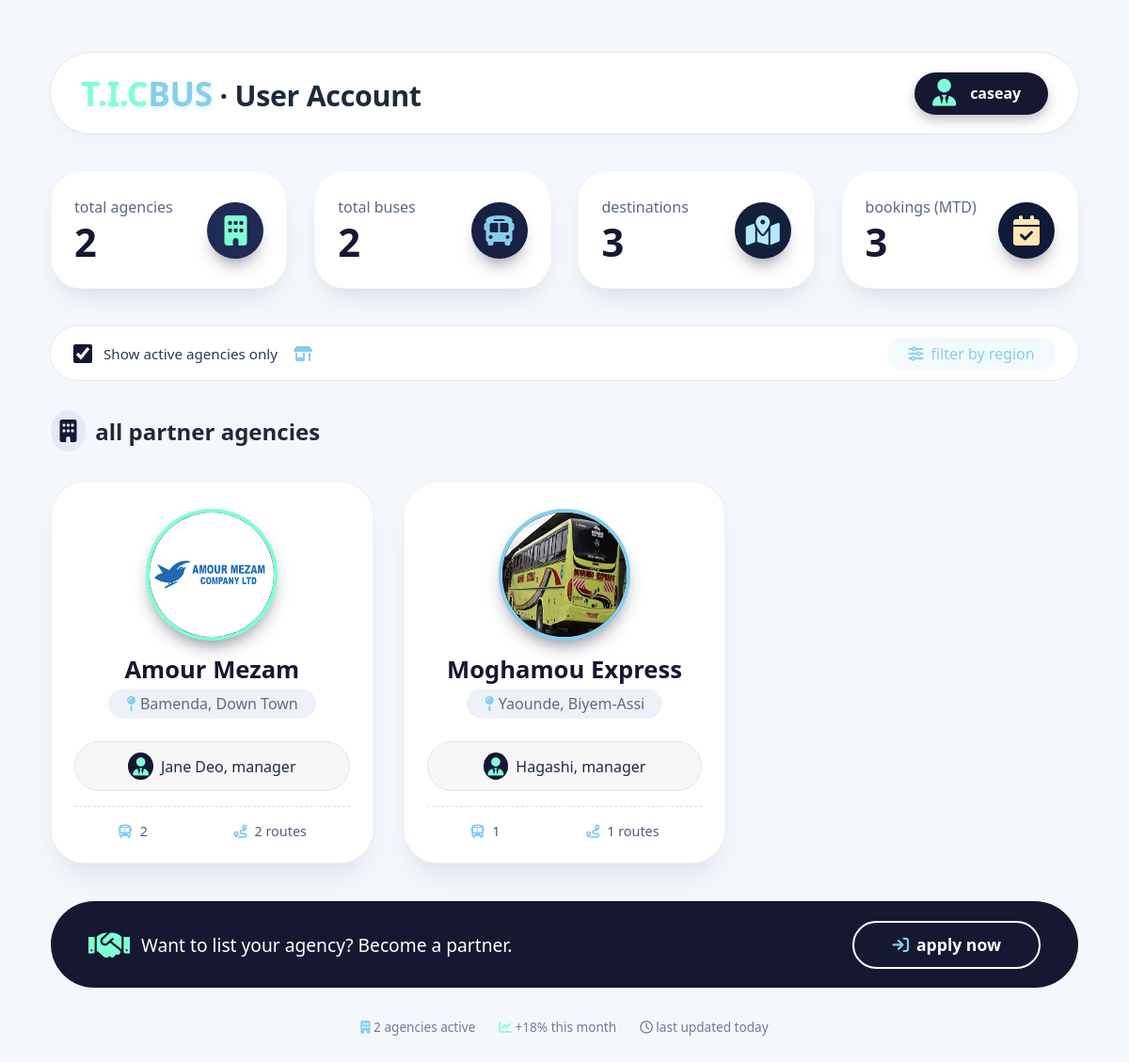
The app's page /index/ (signed in), older data.
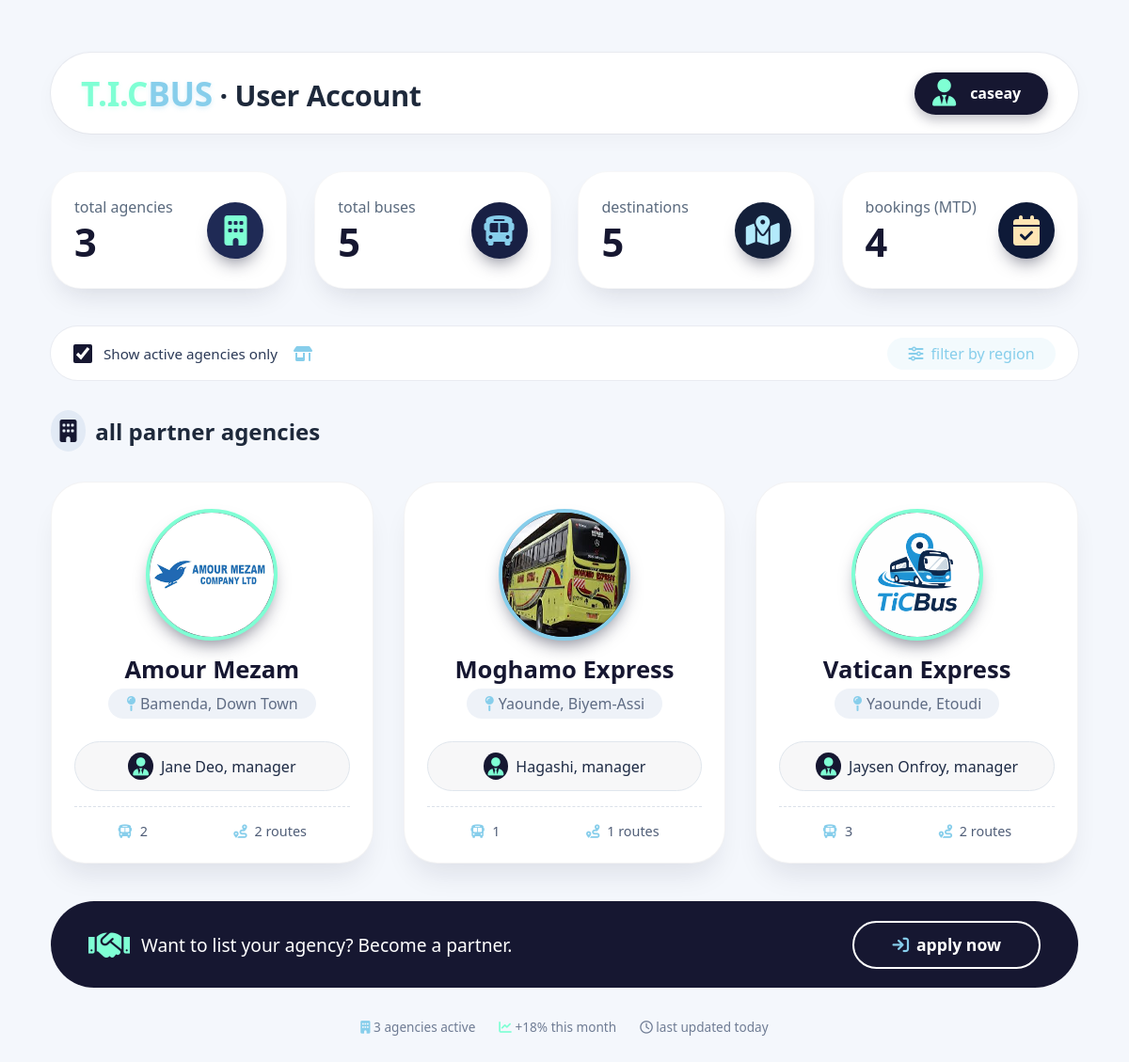
The same page, newer data.
### booking/models.py (models this page shows, shortened)
class User(AbstractUser):
    username = models.CharField(max_length=50, unique=True)
    fullname = models.CharField(max_length=50, blank=True)
    email = models.EmailField(max_length=254, unique=True, blank=False, null=False)

class Agency(models.Model):
    agency_logo = models.ImageField(upload_to='agencies_logos', default='1384014.png')
    agency_name = models.CharField(max_length=50, unique=True, null=False)
    total_bus = models.IntegerField(default=5, null=False, blank=False)
    agency_description = models.TextField()
    ceo_name = models.CharField(max_length=50, null=False)
    manager_name = models.CharField(max_length=50, null=True)
    date_created = models.DateField()
    location = models.CharField(max_length=50)

### booking/views.py (the view)
# urls.py: path('index/', index, name="index"),
@login_required(login_url='login')
def index(request):
    total_agencies = Agency.objects.count()
    total_buses = Bus.objects.count()
    total_bookings = Booking.objects.count()
    total_destinations = Route.objects.count()
    agencies = Agency.objects.annotate(
        unique_agency_total_bus=Count('buses'),
        total_routes=Count('buses__route')
    )
    context = {
        'total_agencies': total_agencies,
        'total_buses': total_buses,
        'total_destinations': total_destinations,
        'total_bookings': total_bookings,
        'agencies': agencies,
    }
    return render(request, 'pages/index.html', context)

### templates/pages/index.html (shortened to what this page needs)
<!DOCTYPE html>
<html lang="en">
<head>
  <link rel="stylesheet" href="https://cdnjs.cloudflare.com/ajax/libs/font-awesome/6.0.0-beta3/css/all.min.css">
</head>
<body>
  <div class="dashboard">
    <div class="greeting">
      <h1>
        <span class="tic">T.I.C</span><span class="bus">BUS</span> · User Account
      </h1>
      <div class="user-profile">
        <i class="fas fa-user-tie"></i>
        <div class="user-text">
          <span class="name">{{request.user.username}}</span>
        </div>
      </div>
    </div>
    <div class="stat-grid">
      <div class="stat-card">
        <div class="stat-left">
          <h3>total agencies</h3>
          <div class="value">{{total_agencies}}</div>
        </div>
        <div class="stat-icon"><i class="fas fa-building"></i></div>
      </div>
      <div class="stat-card">
        <div class="stat-left">
          <h3>total buses</h3>
          <div class="value">{{total_buses}}</div>
        </div>
        <div class="stat-icon"><i class="fas fa-bus"></i></div>
      </div>
      <div class="stat-card">
        <div class="stat-left">
          <h3>destinations</h3>
          <div class="value">{{total_destinations}}</div>
        </div>
        <div class="stat-icon"><i class="fas fa-map-marked-alt"></i></div>
      </div>
      <div class="stat-card">
        <div class="stat-left">
          <h3>bookings (MTD)</h3>
          <div class="value">{{total_bookings}}</div>
        </div>
        <div class="stat-icon"><i class="fas fa-calendar-check"></i></div>
      </div>
    </div>
    <div class="filter-bar">
      <div class="filter-left">
        <input type="checkbox" id="activeAgencies" checked>
        <span>Show active agencies only</span>
        <i class="fas fa-store-alt" style="color: skyblue; margin-left: 5px;"></i>
      </div>
      <a href="#" class="filter-link"><i class="fas fa-sliders-h"></i> filter by region</a>
    </div>
    <h2 style="margin: 1.2rem 0 1rem 0; font-weight: 600; display: flex; gap: 10px; align-items: center;">
      <i class="fas fa-building"
        style="color: rgb(22,23,49); background: #e2eaf5; padding: 0.6rem; border-radius: 50%;"></i>
      all partner agencies
    </h2>
    <div class="agency-grid">
      {% for agency in agencies %}
      <div class="agency-card">
        <div class="agency-logo"><img src="{{agency.agency_logo.url}}"></div>
        <div class="agency-name"><a href="{% url 'agency_detail' agency.id %}"
            style="text-decoration: none; color: rgb(22,23,49);">{{agency.agency_name}}</a></div>
        <div class="agency-location"><i class="fas fa-map-pin"></i>{{agency.location}}</div>
        <div class="manager-row"><i class="fas fa-user-tie"></i> {{agency.manager_name}}, manager</div>
        <div class="agency-meta">
          <span><i class="fas fa-bus"></i> {{ agency.unique_agency_total_bus }}</span>
          <span><i class="fas fa-route"></i> {{agency.total_routes}} routes</span>
        </div>
      </div>
      {% endfor %}
    </div>
    <div class="bottom-cta">
      <p>
        <i class="fas fa-handshake"></i>
        Want to list your agency? Become a partner.
      </p>
      <a href="#" class="cta-btn">
        <i class="fas fa-arrow-right-to-bracket"></i> apply now
      </a>
    </div>
    <div class="footer-note">
      <span><i class="fas fa-building" style="color: skyblue;"></i> {{total_agencies}} agencies active</span>
      <span><i class="fas fa-chart-line" style="color: aquamarine;"></i> +18% this month</span>
      <span><i class="fa-regular fa-clock"></i> last updated today</span>
    </div>
  </div>
</body>
</html>

Row changes from the older to the newer data that the page shows:
changed Agency "Yaounde, Biyem-Assi": agency_name "Moghamou Express" → "Moghamo Express"
added Agency: agency_logo (picture), agency_name "Vatican Express", location "Yaounde, Etoudi", manager_name "Jaysen Onfroy", unique_agency_total_bus "3", total_routes "2"
Text that changed along with them:
{{ total_agencies }}: "2" → "3"
{{ total_buses }}: "2" → "5"
{{ total_destinations }}: "3" → "5"
{{ total_bookings }}: "3" → "4"
